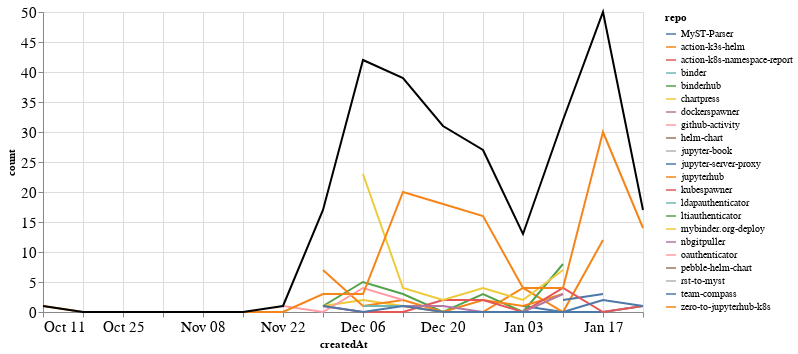

Here is the notebook cell this chart was saved with:
### Markdown cell above
### Comments

### Code cell
comments_time = comments.groupby('repo').resample('W', on='createdAt').count()['author'].reset_index()
comments_time = comments_time.rename(columns={'author': 'count'})
comments_time_total = comments_time.groupby('createdAt').agg({"count": "sum"}).reset_index()
ch1 = alt.Chart(comments_time, width=600).mark_line().encode(
    x='createdAt',
    y='count',
    color='repo',
    tooltip="repo"
)

ch2 = alt.Chart(comments_time_total, width=600).mark_line(color="black").encode(
    x='createdAt',
    y='count',
)

ch1 + ch2

### Figure 1 — Vega-Lite specification as saved in the notebook (floating-point values rounded to 4 significant figures)
{"config": {"axisLeft": {"labelFontSize": 15}, "axisBottom": {"labelFontSize": 15}}, "layer": [{"data": {"name": "data-19864f9cf28f779bbd88a4b0c7fcf9d1"}, "mark": "line", "encoding": {"color": {"type": "nominal", "field": "repo"}, "tooltip": {"type": "nominal", "field": "repo"}, "x": {"type": "temporal", "field": "createdAt"}, "y": {"type": "quantitative", "field": "count"}}, "width": 600}, {"data": {"name": "data-066e21aa9010fbd6b7f5acb5332b87af"}, "mark": {"type": "line", "color": "black"}, "encoding": {"x": {"type": "temporal", "field": "createdAt"}, "y": {"type": "quantitative", "field": "count"}}, "width": 600}], "$schema": "https://vega.github.io/schema/vega-lite/v4.8.1.json", "datasets": {"data-19864f9cf28f779bbd88a4b0c7fcf9d1": [{"repo": "MyST-Parser", "createdAt": "2021-01-03T00:00:00", "count": 1}, {"repo": "MyST-Parser", "createdAt": "2021-01-10T00:00:00", "count": 0}, {"repo": "MyST-Parser", "createdAt": "2021-01-17T00:00:00", "count": 0}, {"repo": "MyST-Parser", "createdAt": "2021-01-24T00:00:00", "count": 1}, {"repo": "action-k3s-helm", "createdAt": "2020-12-13T00:00:00", "count": 1}, {"repo": "action-k3s-helm", "createdAt": "2020-12-20T00:00:00", "count": 0}, {"repo": "action-k3s-helm", "createdAt": "2020-12-27T00:00:00", "count": 0}, {"repo": "action-k3s-helm", "createdAt": "2021-01-03T00:00:00", "count": 4}, {"repo": "action-k3s-helm", "createdAt": "2021-01-10T00:00:00", "count": 0}, {"repo": "action-k3s-helm", "createdAt": "2021-01-17T00:00:00", "count": 12}, {"repo": "action-k8s-namespace-report", "createdAt": "2021-01-17T00:00:00", "count": 3}, {"repo": "binder", "createdAt": "2020-11-29T00:00:00", "count": 3}, {"repo": "binderhub", "createdAt": "2020-11-29T00:00:00", "count": 1}, {"repo": "binderhub", "createdAt": "2020-12-06T00:00:00", "count": 5}, {"repo": "binderhub", "createdAt": "2020-12-13T00:00:00", "count": 3}, {"repo": "binderhub", "createdAt": "2020-12-20T00:00:00", "count": 0}, {"repo": "binderhub", "createdAt": "2020-12-27T00:00:00", "count": 3}, {"repo": "binderhub", "createdAt": "2021-01-03T00:00:00", "count": 0}, {"repo": "binderhub", "createdAt": "2021-01-10T00:00:00", "count": 8}, {"repo": "chartpress", "createdAt": "2020-11-29T00:00:00", "count": 1}, {"repo": "chartpress", "createdAt": "2020-12-06T00:00:00", "count": 2}, {"repo": "chartpress", "createdAt": "2020-12-13T00:00:00", "count": 1}, {"repo": "chartpress", "createdAt": "2020-12-20T00:00:00", "count": 1}, {"repo": "dockerspawner", "createdAt": "2020-12-20T00:00:00", "count": 7}, {"repo": "github-activity", "createdAt": "2020-12-13T00:00:00", "count": 1}, {"repo": "helm-chart", "createdAt": "2021-01-03T00:00:00", "count": 1}, {"repo": "jupyter-book", "createdAt": "2020-12-13T00:00:00", "count": 1}, {"repo": "jupyter-server-proxy", "createdAt": "2021-01-10T00:00:00", "count": 2}, {"repo": "jupyter-server-proxy", "createdAt": "2021-01-17T00:00:00", "count": 3}, {"repo": "jupyterhub", "createdAt": "2020-11-29T00:00:00", "count": 7}, {"repo": "jupyterhub", "createdAt": "2020-12-06T00:00:00", "count": 1}, {"repo": "jupyterhub", "createdAt": "2020-12-13T00:00:00", "count": 2}, {"repo": "jupyterhub", "createdAt": "2020-12-20T00:00:00", "count": 0}, {"repo": "jupyterhub", "createdAt": "2020-12-27T00:00:00", "count": 2}, {"repo": "jupyterhub", "createdAt": "2021-01-03T00:00:00", "count": 1}, {"repo": "jupyterhub", "createdAt": "2021-01-10T00:00:00", "count": 3}, {"repo": "kubespawner", "createdAt": "2020-11-29T00:00:00", "count": 1}, {"repo": "kubespawner", "createdAt": "2020-12-06T00:00:00", "count": 0}, {"repo": "kubespawner", "createdAt": "2020-12-13T00:00:00", "count": 0}, {"repo": "kubespawner", "createdAt": "2020-12-20T00:00:00", "count": 2}, {"repo": "kubespawner", "createdAt": "2020-12-27T00:00:00", "count": 2}, {"repo": "kubespawner", "createdAt": "2021-01-03T00:00:00", "count": 0}, {"repo": "kubespawner", "createdAt": "2021-01-10T00:00:00", "count": 4}, {"repo": "kubespawner", "createdAt": "2021-01-17T00:00:00", "count": 0}, {"repo": "kubespawner", "createdAt": "2021-01-24T00:00:00", "count": 1}, {"repo": "ldapauthenticator", "createdAt": "2020-12-06T00:00:00", "count": 1}, {"repo": "ldapauthenticator", "createdAt": "2020-12-13T00:00:00", "count": 1}, {"repo": "ltiauthenticator", "createdAt": "2020-12-06T00:00:00", "count": 3}, {"repo": "mybinder.org-deploy", "createdAt": "2020-12-06T00:00:00", "count": 23}, {"repo": "mybinder.org-deploy", "createdAt": "2020-12-13T00:00:00", "count": 4}, {"repo": "mybinder.org-deploy", "createdAt": "2020-12-20T00:00:00", "count": 2}, {"repo": "mybinder.org-deploy", "createdAt": "2020-12-27T00:00:00", "count": 4}, {"repo": "mybinder.org-deploy", "createdAt": "2021-01-03T00:00:00", "count": 2}, {"repo": "mybinder.org-deploy", "createdAt": "2021-01-10T00:00:00", "count": 7}, {"repo": "nbgitpuller", "createdAt": "2020-12-13T00:00:00", "count": 1}, {"repo": "nbgitpuller", "createdAt": "2020-12-20T00:00:00", "count": 1}, {"repo": "nbgitpuller", "createdAt": "2020-12-27T00:00:00", "count": 0}, {"repo": "nbgitpuller", "createdAt": "2021-01-03T00:00:00", "count": 0}, {"repo": "nbgitpuller", "createdAt": "2021-01-10T00:00:00", "count": 3}, {"repo": "oauthenticator", "createdAt": "2020-11-22T00:00:00", "count": 1}, {"repo": "oauthenticator", "createdAt": "2020-11-29T00:00:00", "count": 0}, {"repo": "oauthenticator", "createdAt": "2020-12-06T00:00:00", "count": 4}, {"repo": "oauthenticator", "createdAt": "2020-12-13T00:00:00", "count": 2}, {"repo": "pebble-helm-chart", "createdAt": "2020-12-13T00:00:00", "count": 1}, {"repo": "rst-to-myst", "createdAt": "2021-01-10T00:00:00", "count": 1}, {"repo": "team-compass", "createdAt": "2020-11-29T00:00:00", "count": 1}, {"repo": "team-compass", "createdAt": "2020-12-06T00:00:00", "count": 0}, {"repo": "team-compass", "createdAt": "2020-12-13T00:00:00", "count": 1}, {"repo": "team-compass", "createdAt": "2020-12-20T00:00:00", "count": 0}, {"repo": "team-compass", "createdAt": "2020-12-27T00:00:00", "count": 0}, {"repo": "team-compass", "createdAt": "2021-01-03T00:00:00", "count": 0}, {"repo": "team-compass", "createdAt": "2021-01-10T00:00:00", "count": 0}, {"repo": "team-compass", "createdAt": "2021-01-17T00:00:00", "count": 2}, {"repo": "team-compass", "createdAt": "2021-01-24T00:00:00", "count": 1}, {"repo": "zero-to-jupyterhub-k8s", "createdAt": "2020-10-11T00:00:00", "count": 1}, {"repo": "zero-to-jupyterhub-k8s", "createdAt": "2020-10-18T00:00:00", "count": 0}, {"repo": "zero-to-jupyterhub-k8s", "createdAt": "2020-10-25T00:00:00", "count": 0}, {"repo": "zero-to-jupyterhub-k8s", "createdAt": "2020-11-01T00:00:00", "count": 0}, {"repo": "zero-to-jupyterhub-k8s", "createdAt": "2020-11-08T00:00:00", "count": 0}, {"repo": "zero-to-jupyterhub-k8s", "createdAt": "2020-11-15T00:00:00", "count": 0}, {"repo": "zero-to-jupyterhub-k8s", "createdAt": "2020-11-22T00:00:00", "count": 0}, {"repo": "zero-to-jupyterhub-k8s", "createdAt": "2020-11-29T00:00:00", "count": 3}, {"repo": "zero-to-jupyterhub-k8s", "createdAt": "2020-12-06T00:00:00", "count": 3}, {"repo": "zero-to-jupyterhub-k8s", "createdAt": "2020-12-13T00:00:00", "count": 20}, {"repo": "zero-to-jupyterhub-k8s", "createdAt": "2020-12-20T00:00:00", "count": 18}, {"repo": "zero-to-jupyterhub-k8s", "createdAt": "2020-12-27T00:00:00", "count": 16}, {"repo": "zero-to-jupyterhub-k8s", "createdAt": "2021-01-03T00:00:00", "count": 4}, {"repo": "zero-to-jupyterhub-k8s", "createdAt": "2021-01-10T00:00:00", "count": 4}, {"repo": "zero-to-jupyterhub-k8s", "createdAt": "2021-01-17T00:00:00", "count": 30}, {"repo": "zero-to-jupyterhub-k8s", "createdAt": "2021-01-24T00:00:00", "count": 14}], "data-066e21aa9010fbd6b7f5acb5332b87af": [{"createdAt": "2020-10-11T00:00:00", "count": 1}, {"createdAt": "2020-10-18T00:00:00", "count": 0}, {"createdAt": "2020-10-25T00:00:00", "count": 0}, {"createdAt": "2020-11-01T00:00:00", "count": 0}, {"createdAt": "2020-11-08T00:00:00", "count": 0}, {"createdAt": "2020-11-15T00:00:00", "count": 0}, {"createdAt": "2020-11-22T00:00:00", "count": 1}, {"createdAt": "2020-11-29T00:00:00", "count": 17}, {"createdAt": "2020-12-06T00:00:00", "count": 42}, {"createdAt": "2020-12-13T00:00:00", "count": 39}, {"createdAt": "2020-12-20T00:00:00", "count": 31}, {"createdAt": "2020-12-27T00:00:00", "count": 27}, {"createdAt": "2021-01-03T00:00:00", "count": 13}, {"createdAt": "2021-01-10T00:00:00", "count": 32}, {"createdAt": "2021-01-17T00:00:00", "count": 50}, {"createdAt": "2021-01-24T00:00:00", "count": 17}]}}
